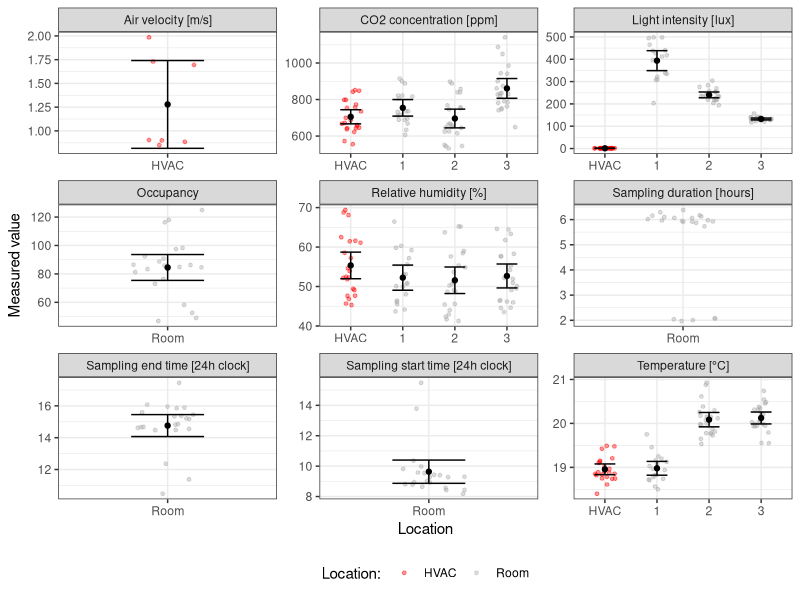
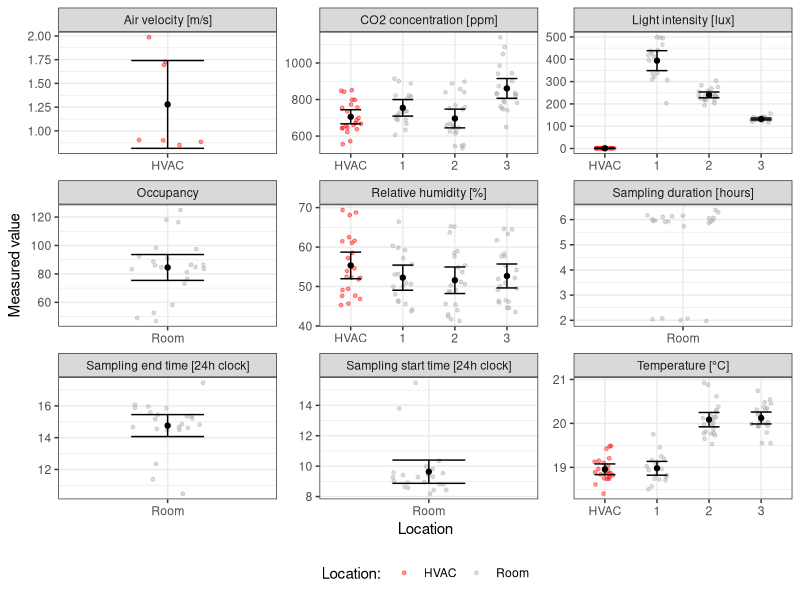
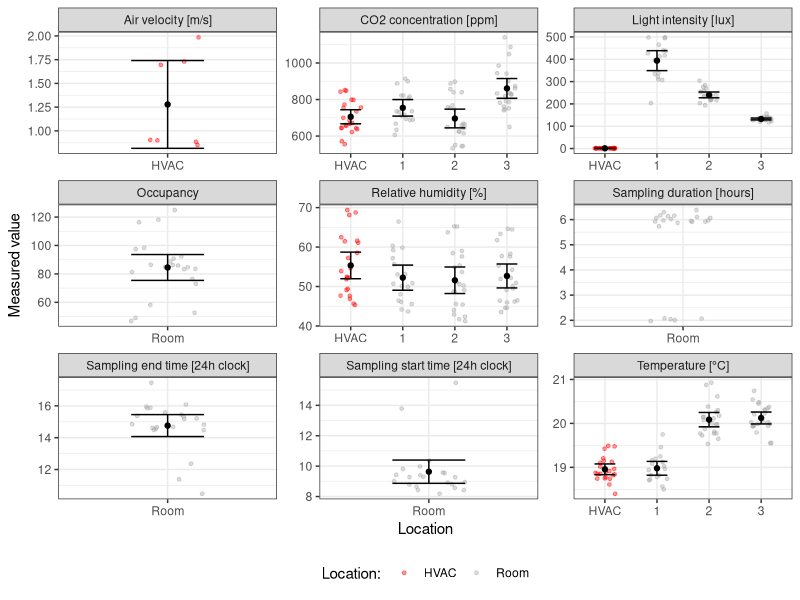

Source code (R) for these figures, in order:
library(tidyverse)

#################
# plot environmental data
###############################

envir_data <- read_csv("input/environmental_data.csv") %>%
  mutate(
    sample_type=if_else(
      location=="HVAC",
      "HVAC",
      "Room"
    ),
    variable=case_when(
      variable=="co2" ~ "CO2 concentration [ppm]",
      variable=="samplingDuration" ~ "Sampling duration [hours]",
      variable=="humidity" ~ "Relative humidity [%]",
      variable=="light" ~ "Light intensity [lux]",
      variable=="occupancy" ~ "Occupancy",
      variable=="temperature" ~ "Temperature [°C]",
      variable=="velocity" ~ "Air velocity [m/s]",
      variable=="airSamplingStart" ~ "Sampling start time [24h clock]",
      variable=="airSamplingEnd" ~ "Sampling end time [24h clock]",
      variable=="velocity" ~ "Air velocity [m/s]",
      .default = variable
    ),
    location=if_else(location=="roomAll","Room",location)
  ) %>%
  
  mutate(location = relevel(as.factor(location),"HVAC"))

# averages in room
envir_median_room <- envir_data %>%
  filter(location!="HVAC") %>%
  group_by(variable) %>%
  summarise(
    sd = sd(mean, na.rm=T),
    mean = mean(mean, na.rm=T)
  ) %>%
  print(n=50)

# averages in HVAC
envir_median_room <- envir_data %>%
  filter(location=="HVAC") %>%
  group_by(variable) %>%
  summarise(
    sd = sd(mean, na.rm=T),
    mean = mean(mean, na.rm=T)
  ) %>%
  print(n=50)

# mean by sensor
envir_by_sensor_ci <- envir_data %>%
  filter(variable!="Sampling duration [hours]") %>%
  group_by(location, variable) %>%
  summarise(
    ci_low = t.test(na.omit(mean))$conf.int[1],
    ci_high = t.test(na.omit(mean))$conf.int[2],
    iqr = IQR(mean, na.rm=T),
    median = median(mean, na.rm=T),
    mean = mean(mean, na.rm=T)
  ) %>%
  print(n=50)

ggplot(envir_data, aes(location, mean, colour=sample_type)) +
  geom_jitter(height=0, width=0.2, alpha=0.4, size=1) +
  scale_colour_manual(values=c("red","darkgrey")) +
  facet_wrap(~variable, scales="free") +
  geom_point(data=envir_by_sensor_ci, aes(location, mean), colour="black") +
  geom_errorbar(data=envir_by_sensor_ci, aes(location, mean, ymin=ci_low, ymax=ci_high), width=0.4, colour="black") +
  theme_bw() +
  labs(
    colour="Location: ",
    x="Location",
    y="Measured value"
  ) +
  theme(
    legend.position = "bottom"
  )

ggsave("output/supp_figure_envir_summary.png", width=7, height=8)
ggsave("output/supp_figure_envir_summary.pdf", width=7, height=8)
